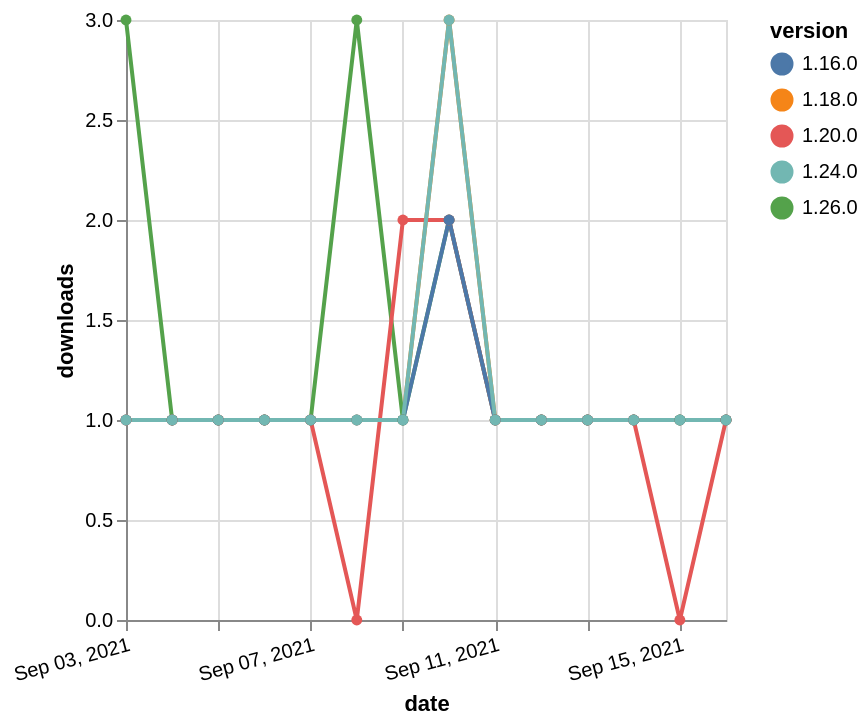

Vega-Lite specification for this chart:
### Vega-Lite specification from a JSON file in a GitHub repository (floating-point values rounded to 4 significant figures)
{"$schema": "https://vega.github.io/schema/vega-lite/v5.json", "description": "A simple bar chart with embedded data.", "data": {"values": [{"date": "2021-09-03", "total": 373, "delta": 1, "version": "1.18.0"}, {"date": "2021-09-04", "total": 374, "delta": 1, "version": "1.18.0"}, {"date": "2021-09-05", "total": 375, "delta": 1, "version": "1.18.0"}, {"date": "2021-09-06", "total": 376, "delta": 1, "version": "1.18.0"}, {"date": "2021-09-07", "total": 377, "delta": 1, "version": "1.18.0"}, {"date": "2021-09-08", "total": 378, "delta": 1, "version": "1.18.0"}, {"date": "2021-09-09", "total": 379, "delta": 1, "version": "1.18.0"}, {"date": "2021-09-10", "total": 382, "delta": 3, "version": "1.18.0"}, {"date": "2021-09-11", "total": 383, "delta": 1, "version": "1.18.0"}, {"date": "2021-09-12", "total": 384, "delta": 1, "version": "1.18.0"}, {"date": "2021-09-13", "total": 385, "delta": 1, "version": "1.18.0"}, {"date": "2021-09-14", "total": 386, "delta": 1, "version": "1.18.0"}, {"date": "2021-09-15", "total": 387, "delta": 1, "version": "1.18.0"}, {"date": "2021-09-16", "total": 388, "delta": 1, "version": "1.18.0"}, {"date": "2021-09-03", "total": 136, "delta": 3, "version": "1.26.0"}, {"date": "2021-09-04", "total": 137, "delta": 1, "version": "1.26.0"}, {"date": "2021-09-05", "total": 138, "delta": 1, "version": "1.26.0"}, {"date": "2021-09-06", "total": 139, "delta": 1, "version": "1.26.0"}, {"date": "2021-09-07", "total": 140, "delta": 1, "version": "1.26.0"}, {"date": "2021-09-08", "total": 143, "delta": 3, "version": "1.26.0"}, {"date": "2021-09-09", "total": 144, "delta": 1, "version": "1.26.0"}, {"date": "2021-09-10", "total": 146, "delta": 2, "version": "1.26.0"}, {"date": "2021-09-11", "total": 147, "delta": 1, "version": "1.26.0"}, {"date": "2021-09-12", "total": 148, "delta": 1, "version": "1.26.0"}, {"date": "2021-09-13", "total": 149, "delta": 1, "version": "1.26.0"}, {"date": "2021-09-14", "total": 150, "delta": 1, "version": "1.26.0"}, {"date": "2021-09-15", "total": 151, "delta": 1, "version": "1.26.0"}, {"date": "2021-09-16", "total": 152, "delta": 1, "version": "1.26.0"}, {"date": "2021-09-03", "total": 215, "delta": 1, "version": "1.20.0"}, {"date": "2021-09-04", "total": 216, "delta": 1, "version": "1.20.0"}, {"date": "2021-09-05", "total": 217, "delta": 1, "version": "1.20.0"}, {"date": "2021-09-06", "total": 218, "delta": 1, "version": "1.20.0"}, {"date": "2021-09-07", "total": 219, "delta": 1, "version": "1.20.0"}, {"date": "2021-09-08", "total": 219, "delta": 0, "version": "1.20.0"}, {"date": "2021-09-09", "total": 221, "delta": 2, "version": "1.20.0"}, {"date": "2021-09-10", "total": 223, "delta": 2, "version": "1.20.0"}, {"date": "2021-09-11", "total": 224, "delta": 1, "version": "1.20.0"}, {"date": "2021-09-12", "total": 225, "delta": 1, "version": "1.20.0"}, {"date": "2021-09-13", "total": 226, "delta": 1, "version": "1.20.0"}, {"date": "2021-09-14", "total": 227, "delta": 1, "version": "1.20.0"}, {"date": "2021-09-15", "total": 227, "delta": 0, "version": "1.20.0"}, {"date": "2021-09-16", "total": 228, "delta": 1, "version": "1.20.0"}, {"date": "2021-09-03", "total": 256, "delta": 1, "version": "1.16.0"}, {"date": "2021-09-04", "total": 257, "delta": 1, "version": "1.16.0"}, {"date": "2021-09-05", "total": 258, "delta": 1, "version": "1.16.0"}, {"date": "2021-09-06", "total": 259, "delta": 1, "version": "1.16.0"}, {"date": "2021-09-07", "total": 260, "delta": 1, "version": "1.16.0"}, {"date": "2021-09-08", "total": 261, "delta": 1, "version": "1.16.0"}, {"date": "2021-09-09", "total": 262, "delta": 1, "version": "1.16.0"}, {"date": "2021-09-10", "total": 264, "delta": 2, "version": "1.16.0"}, {"date": "2021-09-11", "total": 265, "delta": 1, "version": "1.16.0"}, {"date": "2021-09-12", "total": 266, "delta": 1, "version": "1.16.0"}, {"date": "2021-09-13", "total": 267, "delta": 1, "version": "1.16.0"}, {"date": "2021-09-14", "total": 268, "delta": 1, "version": "1.16.0"}, {"date": "2021-09-15", "total": 269, "delta": 1, "version": "1.16.0"}, {"date": "2021-09-16", "total": 270, "delta": 1, "version": "1.16.0"}, {"date": "2021-09-03", "total": 219, "delta": 1, "version": "1.24.0"}, {"date": "2021-09-04", "total": 220, "delta": 1, "version": "1.24.0"}, {"date": "2021-09-05", "total": 221, "delta": 1, "version": "1.24.0"}, {"date": "2021-09-06", "total": 222, "delta": 1, "version": "1.24.0"}, {"date": "2021-09-07", "total": 223, "delta": 1, "version": "1.24.0"}, {"date": "2021-09-08", "total": 224, "delta": 1, "version": "1.24.0"}, {"date": "2021-09-09", "total": 225, "delta": 1, "version": "1.24.0"}, {"date": "2021-09-10", "total": 228, "delta": 3, "version": "1.24.0"}, {"date": "2021-09-11", "total": 229, "delta": 1, "version": "1.24.0"}, {"date": "2021-09-12", "total": 230, "delta": 1, "version": "1.24.0"}, {"date": "2021-09-13", "total": 231, "delta": 1, "version": "1.24.0"}, {"date": "2021-09-14", "total": 232, "delta": 1, "version": "1.24.0"}, {"date": "2021-09-15", "total": 233, "delta": 1, "version": "1.24.0"}, {"date": "2021-09-16", "total": 234, "delta": 1, "version": "1.24.0"}]}, "width": "container", "mark": {"type": "line", "point": {"filled": true}}, "encoding": {"x": {"field": "date", "type": "temporal", "timeUnit": "yearmonthdate", "title": "date", "axis": {"labelAngle": -15}}, "y": {"field": "delta", "type": "quantitative", "title": "downloads"}, "color": {"field": "version", "type": "nominal"}, "tooltip": {"field": "delta"}}}
